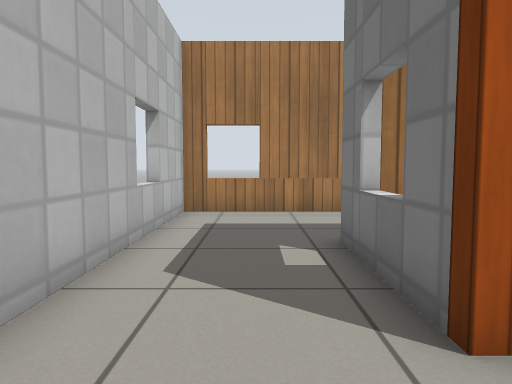
View 1 (above)

16 first-person views from a walk through a world built for the Gazebo simulator. The camera is 0.68 m above the floor, tilts 4° down and sees 70° across. The floor is counted in squares, 0.5 m on a side. Each view is taken from the middle of a square. On the plan, view 1 faces up. The plan holds only what a view shows up to about 15 squares ahead; the rest is blank. Simple patterns stand in for the simulator's built-in surfaces.

View 2
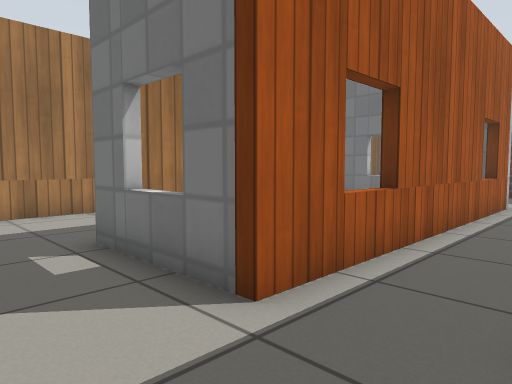

View 3
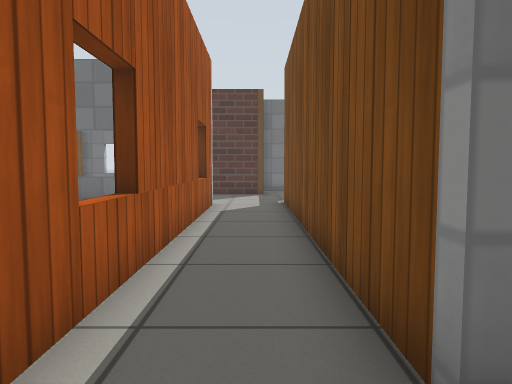

View 4
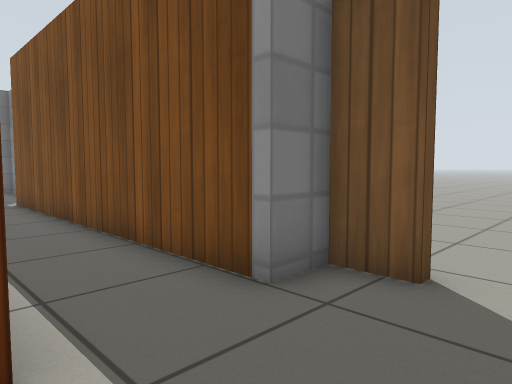

View 5
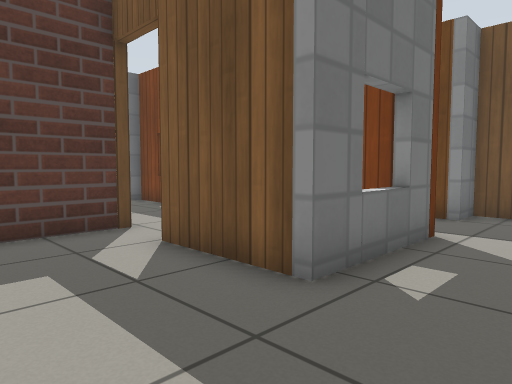

View 6
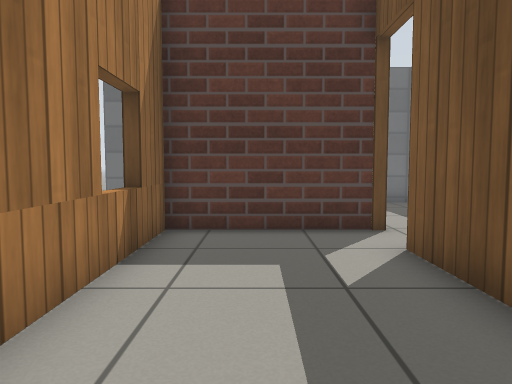

View 7
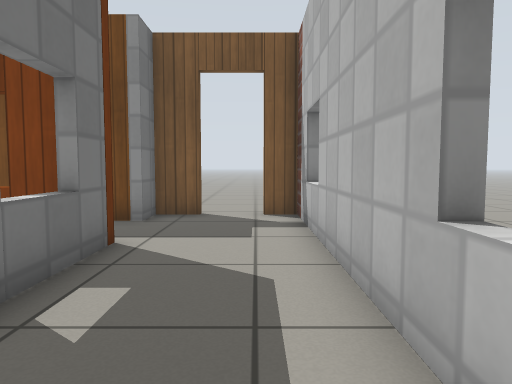

View 8
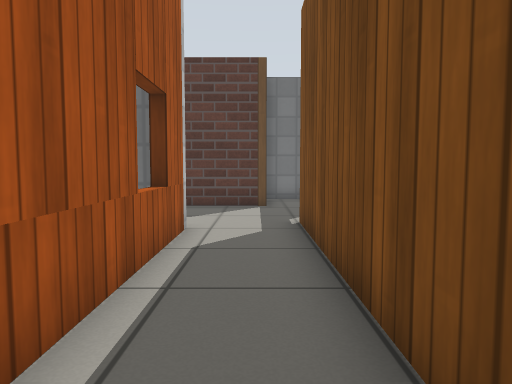

View 9
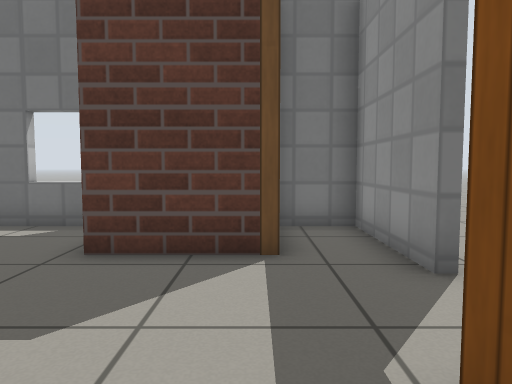

View 10
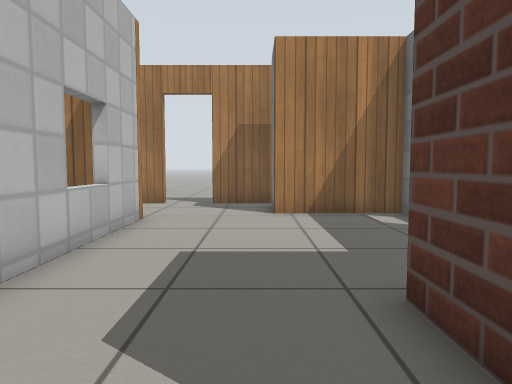

View 11
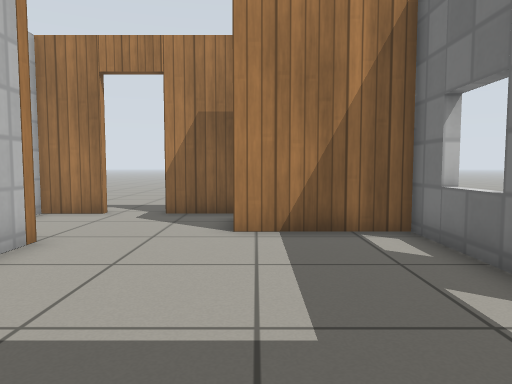

View 12
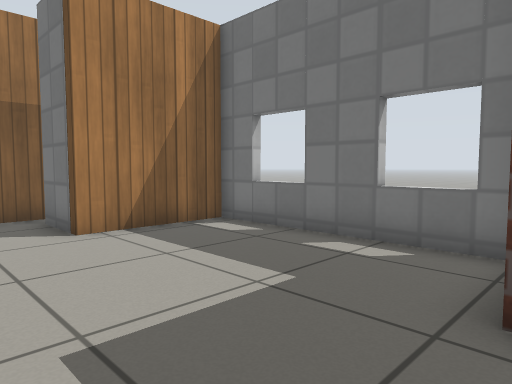

View 13
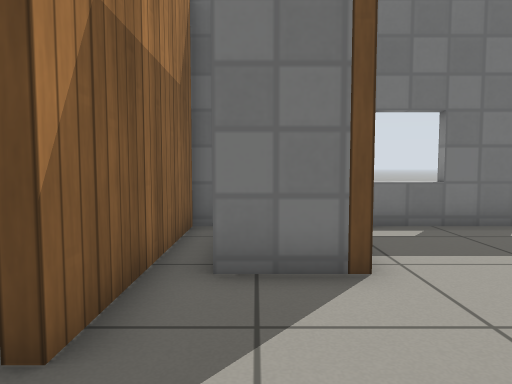

View 14
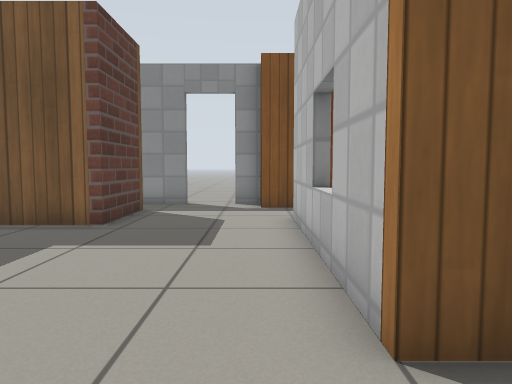

View 15
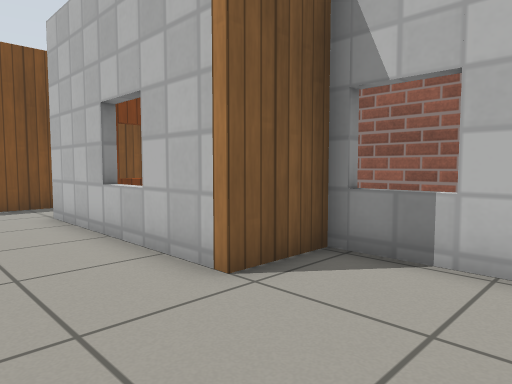

View 16
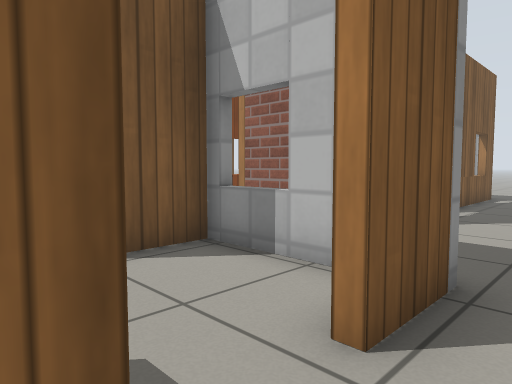

### Floor plan
Ten units are one square. View 1 is at (0, 0); x grows to the right and y downward. Boxes are objects, and circles mark ways between rooms. Rooms are numbered by the first view taken in them; rooms with no view inside come last. Other rooms are left out.
<svg viewBox="-30 -142 237 177">
<path fill="none" stroke="#000" d="M67 -61 67 -109 -22 -109 -22 13 -11 13M5 13 18 13 18 1 139 1M130 -45 130 -25 15 -25 15 -65 50 -65M137 13 147 13M165 13 202 13 202 -5M175 -6 175 -36M126 -134 108 -134 108 -95 130 -95 130 -45M175 -36 200 -36M202 -129 202 -134 144 -134M202 -41 202 -105 165 -105 165 -126M70 -105 70 -62M32 -62 21 -62M-25 -112 18 -112M105 -131 105 -137 126 -137M120 -92 111 -92M22 -28 34 -28M127 -59 127 -78M106 -28 127 -28 127 -41M144 -137 149 -137"/>
<circle cx="155" cy="-35" r="3" fill="#2a7"/>
<circle cx="-3" cy="13" r="3" fill="#2a7"/>
<circle cx="55" cy="-60" r="3" fill="#2a7"/>
<circle cx="135" cy="-135" r="3" fill="#2a7"/>
<text x="60" y="-20">1</text>
<text x="160" y="-90">2</text>
<text x="40" y="-120">3</text>
</svg>
Room 1 opens to room 2. Room 1 opens to room 3. Room 2 opens to room 3.

Where each view was taken, in squares from view 1:
view 1: 0 up, 0 right, facing up
view 2: 0 up, 1 left, facing up-right
view 3: 1 up, 0 right, facing right
view 4: 3 up, 1 left, facing down-right
view 5: 10 up, 1 left, facing down-right
view 6: 9 up, 1 left, facing right
view 7: 9 up, 1 left, facing down
view 8: 1 up, 5 right, facing right
view 9: 1 up, 12 right, facing right
view 10: 0 up, 16 right, facing up
view 11: 3 up, 17 right, facing up
view 12: 3 up, 14 right, facing up-right
view 13: 12 up, 12 right, facing right
view 14: 12 up, 14 right, facing down
view 15: 13 up, 16 right, facing down-left
view 16: 15 up, 15 right, facing down-left
